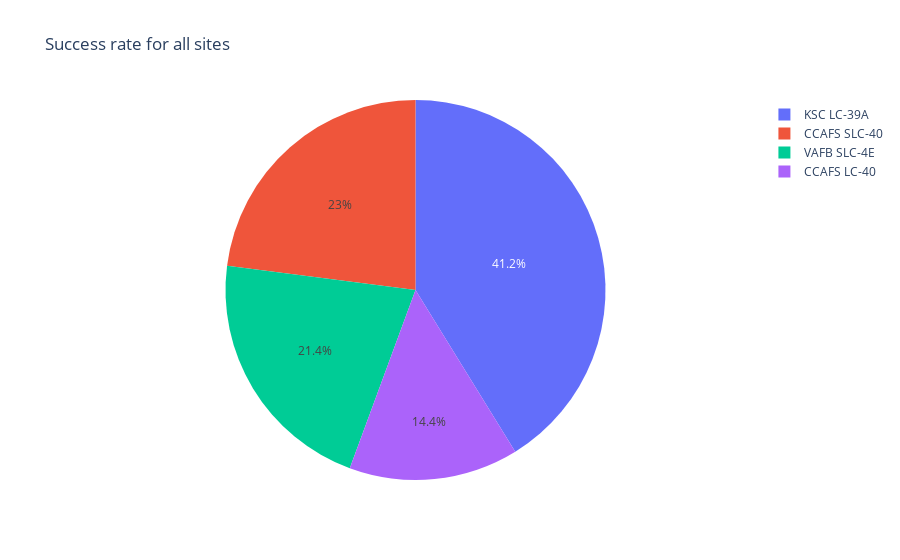

The notebook cell this image was saved under:
### Code cell
spacex_df_all = spacex_df.groupby('Launch Site').mean().reset_index()
fig = px.pie(spacex_df_all, values='class', names='Launch Site', title='Success rate for all sites')
fig.show()

### Figure 1 — Plotly figure (JSON) as saved in the notebook; plotly's stock layout.template omitted (floating-point values rounded to 4 significant figures)
{"data": [{"domain": {"x": [0, 1], "y": [0, 1]}, "hovertemplate": "Launch Site=%{label}<br>class=%{value}<extra></extra>", "labels": ["CCAFS LC-40", "CCAFS SLC-40", "KSC LC-39A", "VAFB SLC-4E"], "legendgroup": "", "name": "", "showlegend": true, "type": "pie", "values": [0.2692, 0.4286, 0.7692, 0.4]}], "layout": {"legend": {"tracegroupgap": 0}, "title": {"text": "Success rate for all sites"}}}
